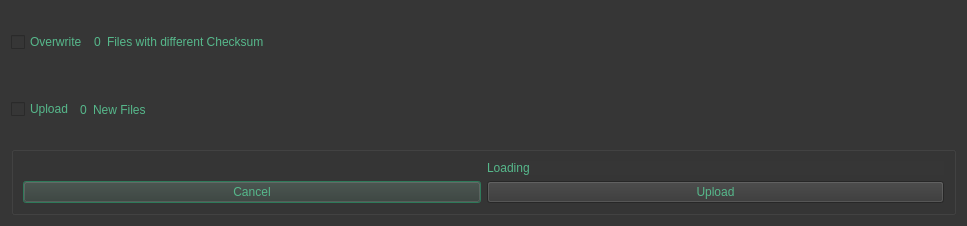
<?xml version="1.0" encoding="UTF-8"?>
<ui version="4.0">
 <class>Dialog</class>
 <widget class="QDialog" name="Dialog">
  <property name="geometry">
   <rect>
    <x>0</x>
    <y>0</y>
    <width>967</width>
    <height>226</height>
   </rect>
  </property>
  <property name="windowTitle">
   <string>Dialog</string>
  </property>
  <property name="styleSheet">
   <string notr="true">QWidget
{
	color: rgb(86, 184, 139);
	background-color: rgb(54, 54, 54);
	selection-background-color: rgb(58, 152, 112);
}</string>
  </property>
  <layout class="QGridLayout" name="gridLayout_2">
   <item row="4" column="0" colspan="4">
    <widget class="QGroupBox" name="groupBox">
     <property name="title">
      <string/>
     </property>
     <layout class="QGridLayout" name="gridLayout">
      <item row="1" column="3">
       <widget class="QPushButton" name="cancelBtn">
        <property name="text">
         <string>Cancel</string>
        </property>
       </widget>
      </item>
      <item row="1" column="4">
       <widget class="QPushButton" name="confirmBtn">
        <property name="text">
         <string>Upload</string>
        </property>
       </widget>
      </item>
      <item row="0" column="4">
       <widget class="QLabel" name="statusLbl">
        <property name="text">
         <string>Loading</string>
        </property>
       </widget>
      </item>
     </layout>
    </widget>
   </item>
   <item row="0" column="2" rowspan="4" colspan="2">
    <layout class="QVBoxLayout" name="verticalLayout">
     <item>
      <widget class="QLabel" name="loadingLbl">
       <property name="minimumSize">
        <size>
         <width>100</width>
         <height>100</height>
        </size>
       </property>
       <property name="text">
        <string/>
       </property>
      </widget>
     </item>
    </layout>
   </item>
   <item row="0" column="0" rowspan="2">
    <layout class="QHBoxLayout" name="horizontalLayout_2">
     <item>
      <widget class="QCheckBox" name="diffCB">
       <property name="text">
        <string>Overwrite</string>
       </property>
      </widget>
     </item>
     <item>
      <widget class="QLabel" name="checksumLbl">
       <property name="text">
        <string>0</string>
       </property>
      </widget>
     </item>
     <item>
      <widget class="QLabel" name="ChecksumLbl">
       <property name="frameShape">
        <enum>QFrame::NoFrame</enum>
       </property>
       <property name="text">
        <string>Files with different Checksum</string>
       </property>
      </widget>
     </item>
     <item>
      <widget class="QLabel" name="ChecksumSizeLbl">
       <property name="text">
        <string/>
       </property>
      </widget>
     </item>
     <item>
      <spacer name="horizontalSpacer_2">
       <property name="orientation">
        <enum>Qt::Horizontal</enum>
       </property>
       <property name="sizeType">
        <enum>QSizePolicy::Expanding</enum>
       </property>
       <property name="sizeHint" stdset="0">
        <size>
         <width>40</width>
         <height>20</height>
        </size>
       </property>
      </spacer>
     </item>
    </layout>
   </item>
   <item row="2" column="0" rowspan="2">
    <layout class="QHBoxLayout" name="horizontalLayout">
     <item>
      <widget class="QCheckBox" name="newCB">
       <property name="text">
        <string>Upload</string>
       </property>
      </widget>
     </item>
     <item>
      <widget class="QLabel" name="newFLbl">
       <property name="text">
        <string>0</string>
       </property>
      </widget>
     </item>
     <item>
      <widget class="QLabel" name="newFiles">
       <property name="text">
        <string>New Files   </string>
       </property>
      </widget>
     </item>
     <item>
      <widget class="QLabel" name="newFSizeLbl">
       <property name="text">
        <string/>
       </property>
      </widget>
     </item>
     <item>
      <spacer name="horizontalSpacer">
       <property name="orientation">
        <enum>Qt::Horizontal</enum>
       </property>
       <property name="sizeType">
        <enum>QSizePolicy::Expanding</enum>
       </property>
       <property name="sizeHint" stdset="0">
        <size>
         <width>40</width>
         <height>20</height>
        </size>
       </property>
      </spacer>
     </item>
    </layout>
   </item>
  </layout>
 </widget>
 <resources/>
 <connections/>
</ui>
